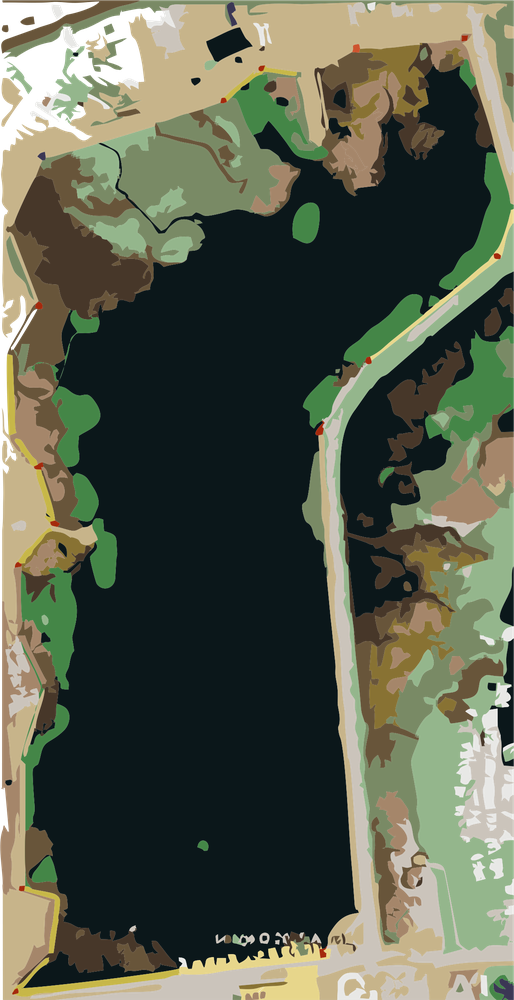
#> input picture imgs2.png, 514 x 1000 px, shrunk from 1198 x 2329 before the run
$ python particionador.py
#> lines starting #> are read from the running program, lines starting #| are printed output that depends on the picture
import os
from PIL import Image

def fraccionar_imagen(ruta_imagen, filas, columnas, carpeta_salida):
    # Crear carpeta de salida si no existe
#> called with ruta_imagen = 'imgs2.png', filas = 5, columnas = 5, carpeta_salida = 'fragmentos_imagen'
    os.makedirs(carpeta_salida, exist_ok=True)

    # Abrir la imagen
    imagen = Image.open(ruta_imagen)
#> imagen is the input picture: PIL image 514x1000 RGBA; mean R, G, B, A 82.1, 87.9, 70.2, 246.6
    ancho, alto = imagen.size
#> ancho = 514; alto = 1000

    # Tamaño de cada fragmento
    ancho_corte = ancho // columnas
#> ancho_corte = 102
    alto_corte = alto // filas
#> alto_corte = 200

    contador = 0
    for fila in range(filas):
        for col in range(columnas):
            # Coordenadas de la región a recortar
            izquierda = col * ancho_corte
            superior = fila * alto_corte
            derecha = izquierda + ancho_corte
            inferior = superior + alto_corte

            # Recortar y guardar la imagen
            fragmento = imagen.crop((izquierda, superior, derecha, inferior))
            nombre_fragmento = f"fragmento_{fila}_{col}.png"
            ruta_fragmento = os.path.join(carpeta_salida, nombre_fragmento)
            fragmento.save(ruta_fragmento)
            contador += 1
#> this loop made 5 passes
#> pass 1, in fraccionar_imagen, `fragmento.save(ruta_fragmento)`:
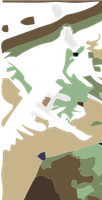
#> saved as fragmento_0_0.png: PIL image 102x200 RGBA; mean R, G, B, A 111.2, 108.4, 83.8, 154.3; transparent parts drawn white
#> pass 1, in fraccionar_imagen, `fragmento.save(ruta_fragmento)`:
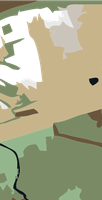
#> saved as fragmento_0_1.png: PIL image 102x200 RGBA; mean R, G, B, A 146.6, 147.2, 113.6, 224.7; transparent parts drawn white
#> pass 1, in fraccionar_imagen, `fragmento.save(ruta_fragmento)`:
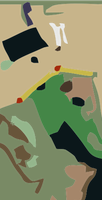
#> saved as fragmento_0_2.png: PIL image 102x200 RGBA; mean R, G, B, A 131.3, 136.3, 99.9, 252.6; transparent parts drawn white
#> pass 1, in fraccionar_imagen, `fragmento.save(ruta_fragmento)`:
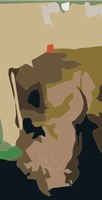
#> saved as fragmento_0_3.png: PIL image 102x200 RGBA; mean R, G, B, A 127, 113.7, 85, 252.4; transparent parts drawn white
#> after the loop:
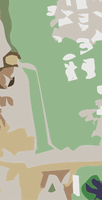
#> fragmento: PIL image 102x200 RGBA; mean R, G, B, A 173.6, 184.2, 155.9, 252.6; transparent parts drawn white
#> after the loop, contador = 25

    print(f"{contador} fragmentos guardados en '{carpeta_salida}'")
#| 25 fragmentos guardados en 'fragmentos_imagen'

# Parámetros de ejemplo
ruta_imagen = "imgs2.png"              # Cambia esto por la ruta de tu imagen
filas = 5                               # Número de divisiones verticales
columnas = 5                           # Número de divisiones horizontales
carpeta_salida = "fragmentos_imagen"    # Carpeta donde se guardarán

# Ejecutar
fraccionar_imagen(ruta_imagen, filas, columnas, carpeta_salida)

$ run again, with ejemplo.png copied over imgs2.png
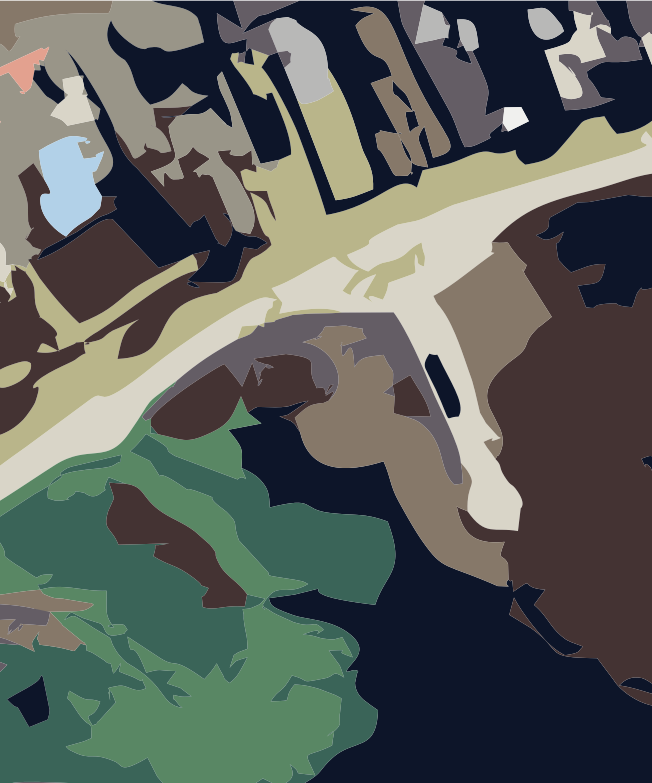
#> input picture ejemplo.png, 652 x 783 px
#> in fraccionar_imagen, imagen is the input picture: PIL image 652x783 RGBA; mean R, G, B, A 90, 95.4, 90, 253.2
#> the loop in fraccionar_imagen, `for fila in range(filas):` made 5 passes
#> pass 1, in fraccionar_imagen, `fragmento.save(ruta_fragmento)`:
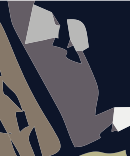
#> saved as fragmento_0_3.png: PIL image 130x156 RGBA; mean R, G, B, A 74.1, 73.5, 81.9, 251.5; transparent parts drawn white
#> after the loop in fraccionar_imagen, `for fila in range(filas):`:
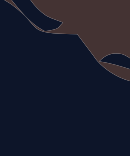
#> fragmento: PIL image 130x156 RGBA; mean R, G, B, A 24.4, 27.2, 43.1, 254.4; transparent parts drawn white
#> after the loop in fraccionar_imagen, `for fila in range(filas):`: contador = 25
#| 25 fragmentos guardados en 'fragmentos_imagen'

$ run again, with img1.png copied over imgs2.png
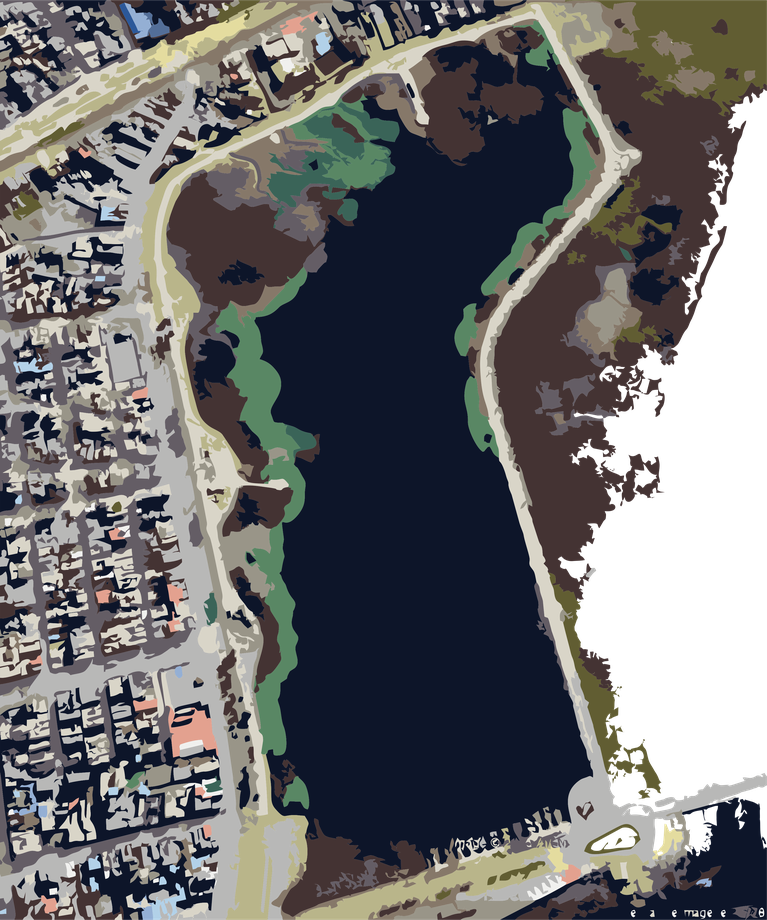
#> input picture img1.png, 767 x 920 px, shrunk from 3263 x 3918 before the run
#> in fraccionar_imagen, imagen is the input picture: PIL image 767x920 RGBA; mean R, G, B, A 78.3, 78.2, 79, 222.2
#> the loop in fraccionar_imagen, `for fila in range(filas):` made 5 passes
#> pass 1, in fraccionar_imagen, `fragmento.save(ruta_fragmento)`:
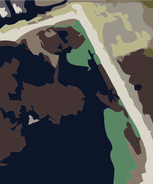
#> saved as fragmento_0_3.png: PIL image 153x184 RGBA; mean R, G, B, A 78.6, 79.7, 79.1, 253.5; transparent parts drawn white
#> after the loop in fraccionar_imagen, `for fila in range(filas):`:
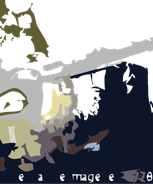
#> fragmento: PIL image 153x184 RGBA; mean R, G, B, A 57.8, 59.3, 60.7, 158.1; transparent parts drawn white
#> after the loop in fraccionar_imagen, `for fila in range(filas):`: contador = 25
#| 25 fragmentos guardados en 'fragmentos_imagen'
